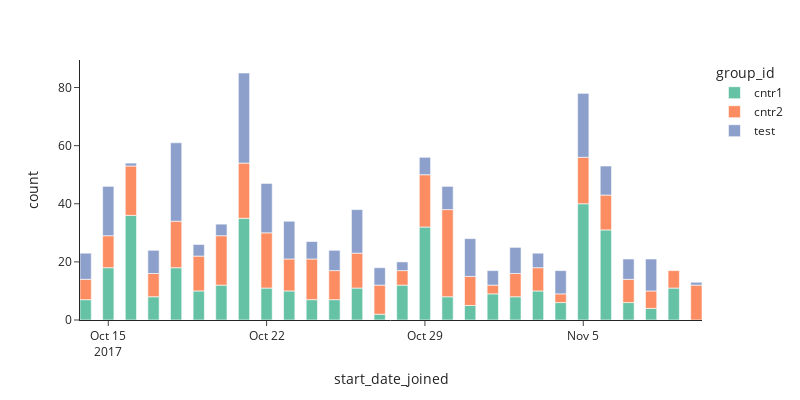

Here is the notebook cell this chart was saved with:
### Code cell
#данные на графике стали также выглядеть лучше 
px.histogram(united_df, 
             x='start_date_joined', 
             **plot_config,
             nbins=100)

### Figure 1 — Plotly figure (JSON) as saved in the notebook; plotly's stock layout.template omitted (floating-point values rounded to 4 significant figures; data arrays with more than 128 entries replaced by an {"elided": "..."} marker saying what was removed)
{"data": [{"alignmentgroup": "True", "bingroup": "x", "hovertemplate": "group_id=cntr1<br>start_date_joined=%{x}<br>count=%{y}<extra></extra>", "legendgroup": "cntr1", "marker": {"color": "rgb(102,194,165)", "pattern": {"shape": ""}}, "name": "cntr1", "nbinsx": 100, "offsetgroup": "cntr1", "orientation": "v", "showlegend": true, "type": "histogram", "x": {"elided": "4521 str values"}, "xaxis": "x", "yaxis": "y"}, {"alignmentgroup": "True", "bingroup": "x", "hovertemplate": "group_id=cntr2<br>start_date_joined=%{x}<br>count=%{y}<extra></extra>", "legendgroup": "cntr2", "marker": {"color": "rgb(252,141,98)", "pattern": {"shape": ""}}, "name": "cntr2", "nbinsx": 100, "offsetgroup": "cntr2", "orientation": "v", "showlegend": true, "type": "histogram", "x": {"elided": "4405 str values"}, "xaxis": "x", "yaxis": "y"}, {"alignmentgroup": "True", "bingroup": "x", "hovertemplate": "group_id=test<br>start_date_joined=%{x}<br>count=%{y}<extra></extra>", "legendgroup": "test", "marker": {"color": "rgb(141,160,203)", "pattern": {"shape": ""}}, "name": "test", "nbinsx": 100, "offsetgroup": "test", "orientation": "v", "showlegend": true, "type": "histogram", "x": {"elided": "4435 str values"}, "xaxis": "x", "yaxis": "y"}], "layout": {"barmode": "relative", "height": 400, "legend": {"title": {"text": "group_id"}, "tracegroupgap": 0}, "margin": {"t": 60}, "width": 800, "xaxis": {"anchor": "y", "domain": [0, 1], "title": {"text": "start_date_joined"}}, "yaxis": {"anchor": "x", "domain": [0, 1], "title": {"text": "count"}}}}
